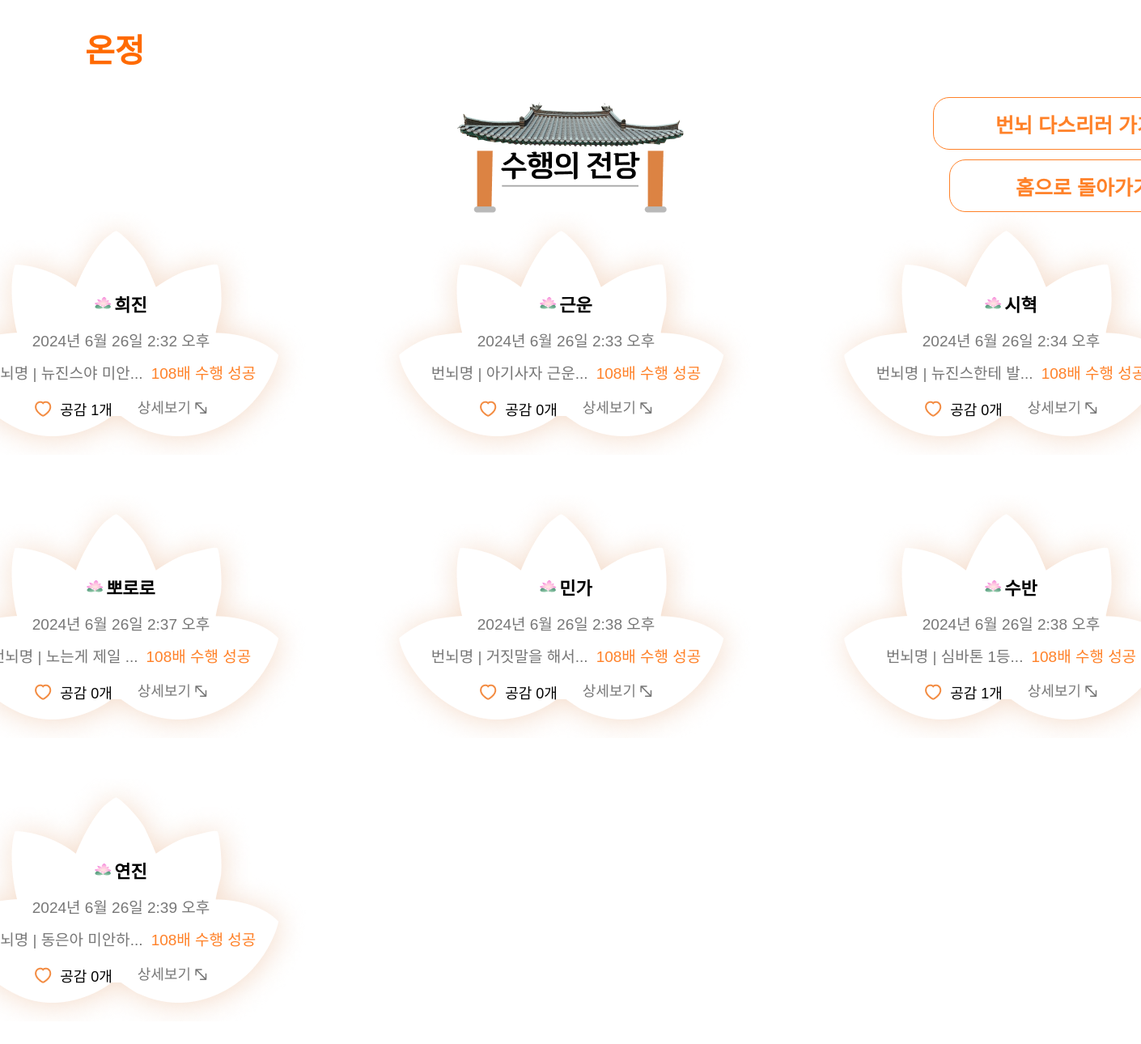
/post/community_108/, run on the app's committed database.
### post/models.py (models this page shows)
class SharedWish(models.Model):
    title = models.CharField(max_length=50)
    user = models.ForeignKey(User, on_delete=models.CASCADE)
    text = models.TextField()
    created_at = models.DateTimeField(auto_now_add=True)
    like = models.ManyToManyField(User, related_name='sharedwish_likes', blank=True)
    like_count = models.IntegerField(default=0)
    num108_count = models.IntegerField(default=0)
    def summary(self):
        return self.title[:7] + "..."

### post/views.py (the view)
# urls.py: path('community_108/', community_108, name="community_108"),
@csrf_exempt
def community_108(request):
    sharedwish = SharedWish.objects.all()
    return render(request, 'post/community_108.html', {'sharedwishes' : sharedwish})

### post/templates/post/community_108.html (shortened to what this page needs)
<!DOCTYPE html>
{% load static %}
<html>
    <head>
            <link rel="stylesheet" type="text/css" href="{% static 'css/main/community_108.css'%}"/>
    </head>
    <body>
        <div class = "screen">
            <div class = "topnav">
                <a class="onjung" href="{% url 'main:mainpage' %}">
                    온정
                </a>
            </div>
            <div class = "frametop">
                <img class="icon-place" alt="안뜸" src="{%static 'images/mainpage_img/img-building.png'%}"/>
                <div class="buttons">
                    <a class="do108-button" href="{% url 'post:start_108' %}">번뇌 다스리러 가기</a>
                    <a class="mainpage-button" href="{% url 'main:mainpage' %}">홈으로 돌아가기</a>
                </div>
            </div>
            <div class="postbox">
                <div style="display: flex; flex-wrap: wrap; gap: 50px;">
                    {% for sharedwish in sharedwishes %}
                    <div class="frame-post">
                        <a href="{% url 'post:detail_108' sharedwish.id%}">
                            <img class="post-background" alt="안뜸" src="{%static 'images/mainpage_img/img-post-background.png'%}"/>
                            <div class="frame-text">
                                <div class="post-username">
                                    <img class="lotus-username" alt="안뜸" src="{%static 'images/mainpage_img/img-lotus-mini.png'%}"/>
                                    <div class="db_username">{{sharedwish.user.username}}</div>
                                </div>
                                <div class="post-time">
                                    <div class="db_time">{{ sharedwish.created_at }}</div>
                                </div>
                                <div class="post-title">
                                    <div class="db_title">번뇌명 | {{ sharedwish.summary }}</div>
                                    <div class="ok108">108배 수행 성공</div>
                                </div>
                                <div class="icons">
                                    <div class = "likes">
                                        <img class="img-like" alt="안뜸" src="{%static 'images/mainpage_img/img-like.png'%}"/>
                                        <div class ="db_like">공감 {{ sharedwish.like_count }}개</div>
                                    </div>
                                    <img class="img-detail" alt="안뜸" src="{%static 'images/mainpage_img/img-detail.png'%}"/>
                                </div>
                            </div>
                        </a>
                    </div>
                    {% endfor %}
                </div>
            </div>
        </div>
    </body>
</html>

### project/static/css/main/community_108.css (style rules this page uses)
body { display: flex; justify-content: center; align-items: center; width: 100vw; height: fit-content; margin: 0; background-image: url('https://ifh.cc/g/7HHHlD.png'); background-position: center; background-repeat: no-repeat; background-size: cover; font-family: 'GamtanRoadDotum', sans-serif; font-weight: bold; }
body { animation: fadein 2s forwards; }
a { text-decoration: none; }
.screen { display: flex; flex-direction: column; justify-content: flex-start; align-items: center; width: 1600px; padding-bottom: 90px; }
.screen .topnav { display: flex; justify-content: flex-start; align-items: center; width : 1200px; height: 120px; }
.screen .onjung { font-size: 40px; font-weight: 600; color: #FF6A00; }
.screen .frametop { display: flex; justify-content: flex-end; align-items: center; width : 1600px; height: 142px; gap: 296.87px; }
.screen .icon-place { width: fit-content; height: fit-content; }
.screen .buttons { width: 350px; height: 142px; display: flex; flex-direction: column; justify-content: flex-start; align-items: flex-end; gap: 12px; }
.screen .do108-button { display: flex; justify-content: center; align-items: center; width: 350px; height: 65px; border-radius: 20px; font-size: 25px; color: #FF8128; border: 1px solid #FF8128; text-decoration: none; cursor: pointer; z-index: 1; }
.screen .mainpage-button { display: flex; justify-content: center; align-items: center; width: 330px; height: 65px; border-radius: 20px; font-size: 25px; color: #FF8128; border: 1px solid #FF8128; text-decoration: none; cursor: pointer; z-index: 1; }
.screen .postbox { display: flex; flex-wrap: wrap; align-items: flex-start; gap: 50px 100px; position: relative; align-self: stretch; width: 1600px; flex: 0 0 auto; }
.screen .frame-post { display: inline-flex; flex-direction: column; justify-content: center; align-items: flex-start; width: 500px; height: 300px; position: relative; flex: 0 0 auto; }
.screen .post-background { width: fit-content; height: fit-content; position: absolute; top: 0; left: 0; }
.screen .frame-text { padding-top: 75px; width: 489px; height: 200px; display: flex; flex-direction: column; justify-content: flex-start; align-items: center; gap: 0px; position: relative; z-index: 1; padding-right:10px; }
.screen .post-username { display: flex; justify-content: center; align-items: center; width: fit-content; height: 50px; color: #000000; }
.screen .lotus-username { width: fit-content; height: fit-content; }
.screen .db_username { width: fit-content; font-size: 22px; font-weight: 800; }
.screen .post-time { display: flex; justify-content: center; align-items: center; width: fit-content; height: 40px; }
.screen .db_time { font-size: 19px; color: #777777; font-weight: 400; }
.screen .post-title { display: flex; justify-content: center; align-items: center; width: fit-content; height: 40px; gap:10px; }
.screen .db_title { font-size: 19px; color: #777777; font-weight: 500; }
.screen .ok108 { font-size: 19px; color:#FF8128; font-weight: 500; }
.screen .icons { width: 200px; height: 50px; width: fit-content; display: flex; justify-content: center; align-items: center; gap: 30px; }
.screen .likes { display: flex; justify-content: center; align-items: center; width: fit-content; height: 40px; gap: 10px; }
.screen .img-like { width: fit-content; height: fit-content; }
.screen .db_like { font-size: 18px; font-weight: 400; color: #000000; }
.screen .img-detail { width: fit-content; height: fit-content; }

### data on the page
SharedWish: user.username "희진", created_at "2024년 6월 26일 2:32 오후", summary "뉴진스야 미안...", like_count "1"
SharedWish: user.username "근운", created_at "2024년 6월 26일 2:33 오후", summary "아기사자 근운...", like_count "0"
SharedWish: user.username "시혁", created_at "2024년 6월 26일 2:34 오후", summary "뉴진스한테 발...", like_count "0"
SharedWish: user.username "뽀로로", created_at "2024년 6월 26일 2:37 오후", summary "노는게 제일 ...", like_count "0"
SharedWish: user.username "민가", created_at "2024년 6월 26일 2:38 오후", summary "거짓말을 해서...", like_count "0"
SharedWish: user.username "수반", created_at "2024년 6월 26일 2:38 오후", summary "심바톤 1등...", like_count "1"
SharedWish: user.username "연진", created_at "2024년 6월 26일 2:39 오후", summary "동은아 미안하...", like_count "0"
